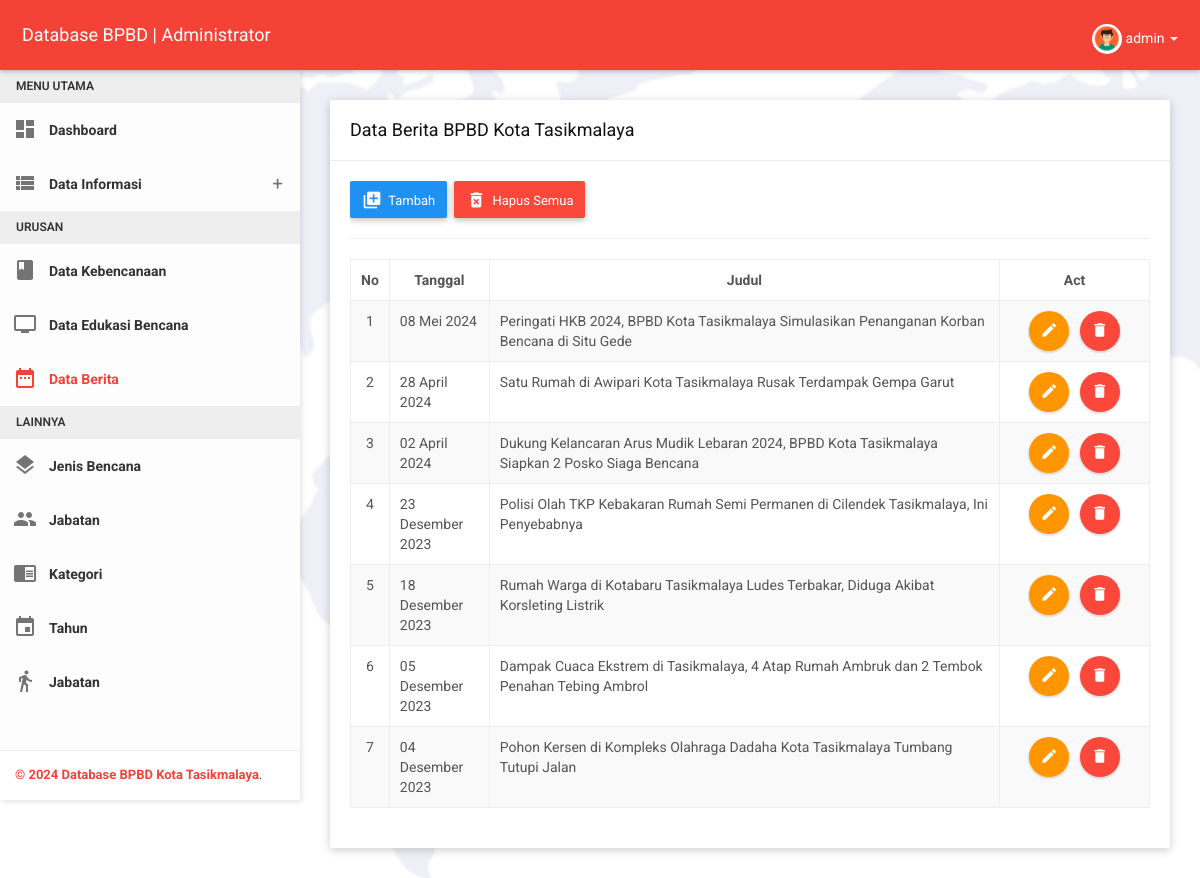
The app's page /administrator/pages/berita/berita.php (signed in) with its own data.
### tables this page shows
CREATE TABLE `berita` (
  `id_berita` varchar(255) NOT NULL,
  `judul` varchar(255) NOT NULL,
  `deskripsi` longtext NOT NULL,
  `tgl` varchar(255) NOT NULL,
  `gambar` varchar(255) NOT NULL
);

### administrator/pages/includes/library.php (called while the page is built, shortened)
<?php
function Indonesia2Tgl($tanggal){
	$namaBln = array("01" => "Januari", "02" => "Februari", "03" => "Maret", "04" => "April", "05" => "Mei", "06" => "Juni",
					 "07" => "Juli", "08" => "Agustus", "09" => "September", "10" => "Oktober", "11" => "November", "12" => "Desember");
	$tgl=substr($tanggal,8,2);
	$bln=substr($tanggal,5,2);
	$thn=substr($tanggal,0,4);
	$tanggal ="$tgl ".$namaBln[$bln]." $thn";
	return $tanggal;
}
?>

### administrator/pages/berita/berita.php (the view, shortened to what this page needs)
<?php
include('../includes/config.php');
include('../includes/library.php');
if(strlen($_SESSION['alogin'])==0){
header('location: ../../module=login');
} else{
?>
<!DOCTYPE html>
<html>
<head>
    <?php include ('../includes/head.php'); ?>
</head>
<body class="theme-red">
    <?php include ('../includes/header.php'); ?>
    <section>
        <?php include ('../includes/sidebar.php'); ?>
    </section>
    <section class="content">
        <div class="container-fluid">
            <div class="row clearfix">
                <div class="col-lg-12 col-md-12 col-sm-12 col-xs-12">
                    <div class="card">
                        <div class="header">
                            <h2>
                                Data Berita BPBD Kota Tasikmalaya
                            </h2>
                        </div>
                        <div class="body">
                            <div class="table-responsive">
								<button type="button" class="btn btn-primary waves-effect" data-toggle="modal" data-target="#inputModal">
                                    <i class="material-icons">library_add</i>
                                    <span>Tambah</span>
                                </button>&nbsp;
								<button type="button" class="btn btn-danger waves-effect" onclick="deleteall()">
									<i class="material-icons">delete_forever</i>
									<span>Hapus Semua</span>
								</button><hr>
								<table class="display table table-striped table-bordered table-hover" width="100%" id="example-table" cellspacing="0">
									<thead>
										<tr>
											<th class="text-center" width="12px">No</th>
											<th width="100" class="text-center">Tanggal</th>
											<th class="text-center">Judul</th>
											<th class="text-center" width="150px">Act</th>
										</tr>
									</thead>
									<tbody>
										<?php
											$nomor = 0;
											$sqlkat = "SELECT * FROM berita ORDER BY tgl DESC";
											$querykat = mysqli_query($koneksidb,$sqlkat);
											while ($result = mysqli_fetch_array($querykat)){
												$nomor++;
										?>
										<tr>
											<td align="center"><?php echo htmlentities($nomor);?></td>
											<td><?php echo Indonesia2Tgl($result['tgl']);?></td>
											<td><?php echo htmlentities($result['judul']);?></td>
											<td class="text-center">
												<button type="button" class="btn btn-warning btn-circle waves-effect waves-circle waves-float"
														data-toggle="modal" data-target="#editModal<?php echo htmlentities($result['id_berita']);?>">
													<i class="material-icons">mode_edit</i>
												</button>&nbsp;&nbsp;
												<button type="button" class="btn btn-danger btn-circle waves-effect waves-circle waves-float"
														onclick="Swal.fire({
															icon: 'warning',
															title: 'Sure',
															text: 'Apakah Kamu Yakin Akan Menghapusnya ?',
															showCancelButton: true,
															confirmButtonText: 'Ya Hapus',
																}).then((result) => {
																if (result.isConfirmed) {
																window.location = 'berita-del.php?id=<?php echo htmlentities($result['id_berita']);?>';
																}
															})">
													<i class="material-icons">delete</i>
												</button>
											</td>
										</tr>
											<?php }?>
									</tbody>
								</table>
							</div>
							</div>
                        </div>
                    </div>
                </div>
            </div>
	</section>
</body>
</html>
<?php }?>

### administrator/pages/includes/header.php (shortened to what this page needs)
<nav class="navbar">
	<div class="container-fluid">
		<div class="navbar-header">
			<a class="navbar-brand" href="../../module=dashboard">Database BPBD | Administrator</a>
		</div>
		<div class="collapse navbar-collapse" id="navbar-collapse">
			<ul class="nav navbar-nav navbar-right">
				<li class="pull-right">
					<?php
						$id=$_SESSION['alogin'];
						$sql ="SELECT * FROM administrator WHERE id_administrator='$id'";
						$query = mysqli_query($koneksidb,$sql);
							while($results = mysqli_fetch_array($query)){
					?>
					<a href="javascript:void(0);" class="dropdown-toggle" data-toggle="dropdown" role="button">
						<img src="../../images/pictures/<?php echo $results['foto']; ?>" style="object-fit: cover; border-radius: 50%; height: 30px; width: 30px;" alt="User">
						<?php echo $results['username']; ?> <span class="caret"></span>
					</a>
					<?php }?>
				</li>
			</ul>
		</div>
	</div>
</nav>

### administrator/css/themes/all-themes.css (style rules this page uses)
.theme-red .navbar-brand { color: #fff; }
.theme-red .nav > li > a { color: #fff; }

### records on screen
berita: tgl "08 Mei 2024", judul "Peringati HKB 2024, BPBD Kota Tasikmalaya Simulasikan Penanganan Korban Bencana di Situ Gede"
berita: tgl "28 April 2024", judul "Satu Rumah di Awipari Kota Tasikmalaya Rusak Terdampak Gempa Garut"
berita: tgl "02 April 2024", judul "Dukung Kelancaran Arus Mudik Lebaran 2024, BPBD Kota Tasikmalaya Siapkan 2 Posko Siaga Bencana"
berita: tgl "23 Desember 2023", judul "Polisi Olah TKP Kebakaran Rumah Semi Permanen di Cilendek Tasikmalaya, Ini Penyebabnya"
berita: tgl "18 Desember 2023", judul "Rumah Warga di Kotabaru Tasikmalaya Ludes Terbakar, Diduga Akibat Korsleting Listrik"
berita: tgl "05 Desember 2023", judul "Dampak Cuaca Ekstrem di Tasikmalaya, 4 Atap Rumah Ambruk dan 2 Tembok Penahan Tebing Ambrol"
berita: tgl "04 Desember 2023", judul "Pohon Kersen di Kompleks Olahraga Dadaha Kota Tasikmalaya Tumbang Tutupi Jalan"

### other values on screen
$results['username'] "admin"
